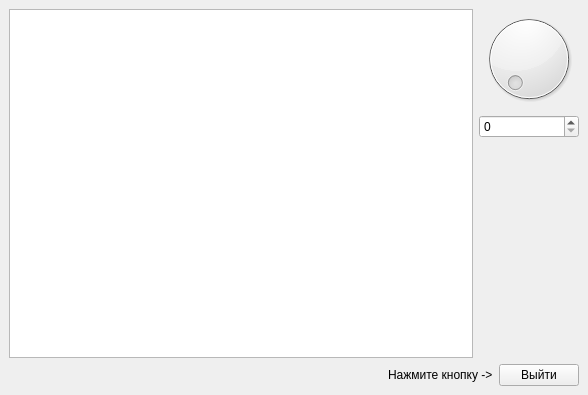
<?xml version="1.0" encoding="UTF-8"?>
<ui version="4.0">
 <class>MainWindow</class>
 <widget class="QMainWindow" name="MainWindow">
  <property name="geometry">
   <rect>
    <x>0</x>
    <y>0</y>
    <width>588</width>
    <height>395</height>
   </rect>
  </property>
  <property name="windowTitle">
   <string>MainWindow</string>
  </property>
  <widget class="QWidget" name="centralwidget">
   <layout class="QVBoxLayout" name="verticalLayout_3">
    <item>
     <layout class="QHBoxLayout" name="horizontalLayout_3">
      <item>
       <widget class="QTextEdit" name="textEdit"/>
      </item>
      <item>
       <layout class="QVBoxLayout" name="verticalLayout_2">
        <item>
         <widget class="QDial" name="dial"/>
        </item>
        <item>
         <widget class="QSpinBox" name="spinBox"/>
        </item>
        <item>
         <spacer name="verticalSpacer">
          <property name="orientation">
           <enum>Qt::Vertical</enum>
          </property>
          <property name="sizeHint" stdset="0">
           <size>
            <width>20</width>
            <height>40</height>
           </size>
          </property>
         </spacer>
        </item>
       </layout>
      </item>
     </layout>
    </item>
    <item>
     <layout class="QHBoxLayout" name="horizontalLayout_4">
      <item>
       <spacer name="horizontalSpacer">
        <property name="orientation">
         <enum>Qt::Horizontal</enum>
        </property>
        <property name="sizeHint" stdset="0">
         <size>
          <width>40</width>
          <height>20</height>
         </size>
        </property>
       </spacer>
      </item>
      <item>
       <widget class="QLabel" name="label">
        <property name="text">
         <string>Нажмите кнопку -&gt;</string>
        </property>
       </widget>
      </item>
      <item>
       <widget class="QPushButton" name="pushButton">
        <property name="text">
         <string>Выйти</string>
        </property>
       </widget>
      </item>
     </layout>
    </item>
   </layout>
  </widget>
 </widget>
 <resources/>
 <connections>
  <connection>
   <sender>dial</sender>
   <signal>sliderMoved(int)</signal>
   <receiver>spinBox</receiver>
   <slot>setValue(int)</slot>
   <hints>
    <hint type="sourcelabel">
     <x>540</x>
     <y>97</y>
    </hint>
    <hint type="destinationlabel">
     <x>544</x>
     <y>164</y>
    </hint>
   </hints>
  </connection>
  <connection>
   <sender>spinBox</sender>
   <signal>valueChanged(int)</signal>
   <receiver>dial</receiver>
   <slot>setValue(int)</slot>
   <hints>
    <hint type="sourcelabel">
     <x>505</x>
     <y>161</y>
    </hint>
    <hint type="destinationlabel">
     <x>505</x>
     <y>123</y>
    </hint>
   </hints>
  </connection>
  <connection>
   <sender>pushButton</sender>
   <signal>clicked()</signal>
   <receiver>MainWindow</receiver>
   <slot>reject()</slot>
   <hints>
    <hint type="sourcelabel">
     <x>524</x>
     <y>460</y>
    </hint>
    <hint type="destinationlabel">
     <x>539</x>
     <y>335</y>
    </hint>
   </hints>
  </connection>
  <connection>
   <sender>spinBox</sender>
   <signal>textChanged(QString)</signal>
   <receiver>textEdit</receiver>
   <slot>append(QString)</slot>
   <hints>
    <hint type="sourcelabel">
     <x>487</x>
     <y>153</y>
    </hint>
    <hint type="destinationlabel">
     <x>387</x>
     <y>203</y>
    </hint>
   </hints>
  </connection>
 </connections>
 <slots>
  <slot>reject()</slot>
 </slots>
</ui>
